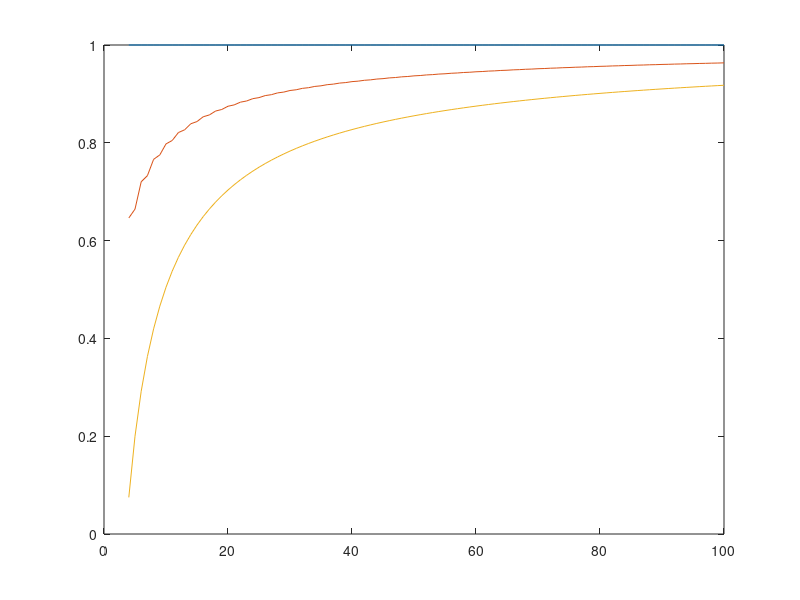

Here is the MATLAB script that generated this plot:
DFSr = [];
DDr = [];
QECr = [];

for N = 4:100
    DDr(N) = 1;
    QECr(N) = 1-log(1+3*N)/log(2)/N;
    
    if mod(N,2)
        D = nchoosek(N,(N+1)/2);
    else
        D = nchoosek(N,N/2);
    end
    DFSr(N) = log(D)/log(2)/N;
end

plot(linspace(4,N,N-3),DDr(4:end));
hold on
plot(linspace(4,N,N-3),DFSr(4:end));
plot(linspace(4,N,N-3),QECr(4:end));